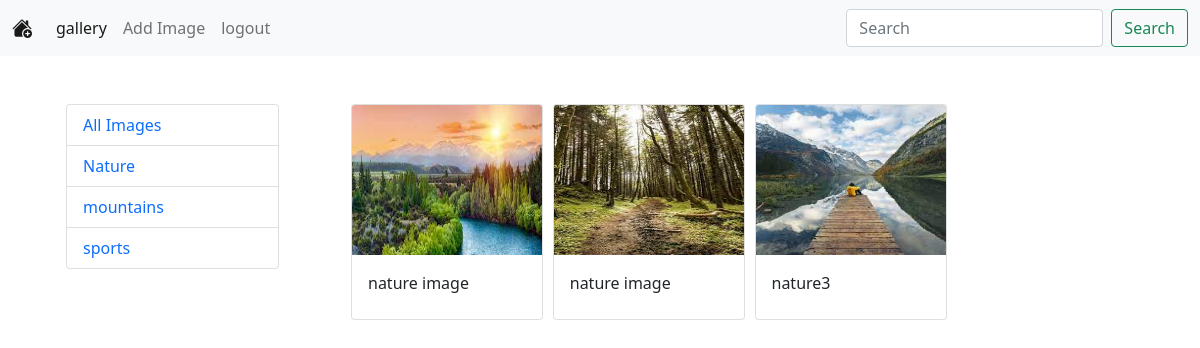
The page /catImage/1 (signed in) on the database its author committed.
### GallaryApp/models.py (models this page shows, shortened)
class CategoryModel(models.Model):
    title = models.CharField(max_length=100)

class ImageModel(models.Model):
    title = models.CharField(max_length=100)
    desc= models.TextField()
    cat=models.ForeignKey(CategoryModel,on_delete=models.CASCADE)
    image=models.ImageField(upload_to='Images/',blank=True)

### GallaryApp/views.py (the view)
# urls.py: path('catImage/<int:id>',views.catImage_view,name='catImage'),
def catImage_view(request,id):
    print('id is',id)
    categories=CategoryModel.objects.all()
    cat=CategoryModel.objects.get(id=id)
    Images=ImageModel.objects.filter(cat=cat)
    context={'categories':categories,'Images':Images}
    return render(request,'GallaryApp/gallery.html',context)

### templates/GallaryApp/gallery.html (shortened to what this page needs)
{% extends 'GallaryApp/base.html' %}
{% load static %}
{% block body %}
<div class="container my-5">
    <div class="row">
        <div class="col-3">
            <div class="container">
                <ul class="list-group">
                    <li class="list-group-item"><a href="{% url 'gallery' %}" class="text-decoration-none">All Images</a></li>
                    {% for cat in categories %}
                    <li class="list-group-item"><a href="{% url 'catImage' cat.id %}" class="text-decoration-none">{{cat.title}}</a></li>
                    {% endfor %}
                </ul>
            </div>
        </div>
        <div class="col-9">
            <div class="container">
                <div class="row">
                    {% for img in Images %}
                    <div class="col-3 mb-3">
                        <div class="card" style="width: 12rem;">
                            <img src="{{img.image.url}}" class="card-img-top" alt="No image" height="150px">
                            <div class="card-body">
                              <p class="card-title">{{img.title}}</p>
                            </div>
                          </div>
                    </div>
                    {% endfor %}
                </div>
            </div>
        </div>
    </div>
</div>
{% endblock body %}

### rows shown on the page
CategoryModel: title "Nature"
CategoryModel: title "mountains"
CategoryModel: title "sports"
ImageModel: image (picture), title "nature image"
ImageModel: image (picture), title "nature image"
ImageModel: image (picture), title "nature3"
